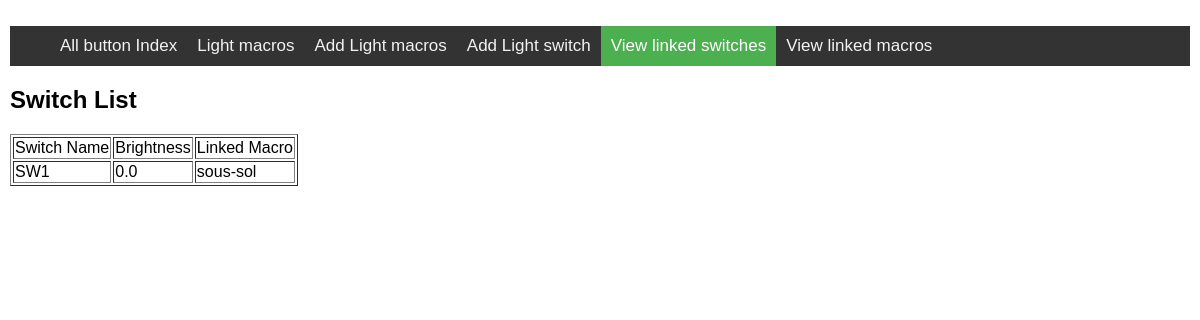
Screenshot of /switch_list with the database file from the repository.
### tables this page shows
CREATE TABLE switch (name TEXT, brightness REAL, eol TEXT, macro TEXT);

### my_flask_app.py (the view)
@app.route('/switch_list')
def switch_list():
    form = MacroForm()
    rows = db_func.get_all_in_db("switch")
    return render_template("switch_list.html", rows=rows, form=form)

### db_functions.py (called while the page is built)
def get_all_in_db(table_name):
    try:
        con = sqlite3.connect(database_name)
        c = con.cursor()
        command = "SELECT * FROM " + table_name
        c.execute(command)
        rows = c.fetchall()
        list = rows[1:]
        c.close()
    except sqlite3.Error as error:
        message = "Failed to update sqlite table", error
        print(message)
    finally:
        if (con):
            con.close()
    return list

### templates/switch_list.html (shortened to what this page needs)
{% extends 'base.html' %}
{% set active_page = "switch_list" %}
{% block header %}
    <h1>{% block title %}Switch List{% endblock %}</h1>
{% endblock %}
{% block content %}
    <form method="POST" action="{{ url_for('switch_list') }}">
        <table border = 1>
            <thead>
                <td>Switch Name</td>
                <td>Brightness</td>
                <td>Linked Macro</td>
             </thead>
            {% for row in rows %}
                <tr>
                    <td> {{ row[0] }} </td>
                    <td> {{ row[1] }} </td>
                    <td> {{ row[3] }}</td>
                </tr>
            {% endfor %}
        </table>
    </form>
{% endblock %}

### rows the page displays
switch: name "SW1", brightness "0.0", macro "sous-sol"

### other values shown
{{ caption|e }} "All button Index" "Light macros" "Add Light macros" "Add Light switch" "View linked switches" "View linked macros"
